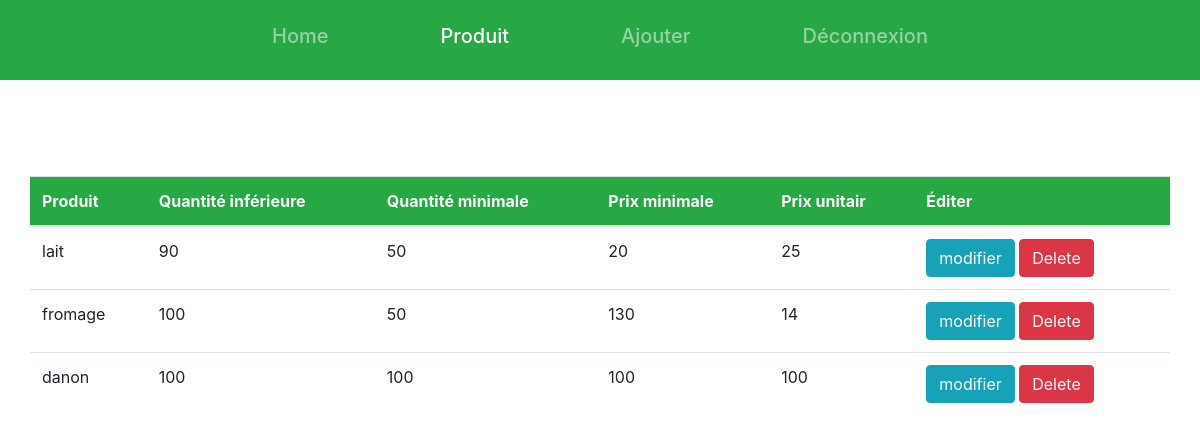
The page /produit.php?produit=laitiers on the database its author committed.
### tables this page shows
CREATE TABLE `produit` (
  `quantité_inférieure` int(11) NOT NULL,
  `quantité_minimale` int(11) NOT NULL,
  `prix_minimale` int(11) NOT NULL,
  `prix_unitair` int(11) NOT NULL,
  `catégories` varchar(200) NOT NULL,
  `ref` varchar(200) DEFAULT NULL,
  `id` int(200) NOT NULL
);

### produit.php (the view, shortened to what this page needs)
<?php
    $db_username = 'root';
    $db_password = '';
    $db_name     = 'gestion';
    $db_host     = 'localhost';
    $db = mysqli_connect($db_host, $db_username, $db_password,$db_name)
           or die('could not connect to database');
           $produit ="SELECT * FROM produit ORDER BY ref DESC";
           $conn = mysqli_query($db,$produit);
?>
<!DOCTYPE html>
<html lang="en">
<head>
    <link rel="stylesheet" href="https://cdn.jsdelivr.net/npm/bootstrap@4.6.0/dist/css/bootstrap.min.css">
</head>
<body>
<nav class="navbar navbar-expand-lg navbar-dark bg-success d-flex justify-content-center p-3">
    <ul class="navbar-nav">
      <li class="nav-item   px-md-5">
        <a class="nav-link h5" href="principale.php">Home </a>
      </li>
      <li class="nav-item active  px-md-5">
        <a class="nav-link h5" href="produit.php">Produit</a>
      </li>
      <li class="nav-item  px-md-5">
        <a class="nav-link h5" href="ajouter.php">Ajouter</a>
      </li>
      <li class="nav-item  px-md-5">
      <a class="nav-link h5" href='principale.php?deconnexion=true'><span>Déconnexion</span></a>
      </li>
    </ul>
</nav>
<br><br><br><br>
<?php if (mysqli_num_rows( $conn)) {?>
    <table class="table container">
    <thead class="bg-success text-light">
        <tr>
        <th scope="col">Produit</th>
        <th scope="col">Quantité inférieure</th>
        <th scope="col">Quantité minimale</th>
        <th scope="col">Prix minimale</th>
        <th scope="col">Prix unitair</th>
        <th scope="col">Éditer</th>
        </tr>
        </thead>
        <tbody>
        <?php
        if(isset($_GET['produit']))
        {
            $cat=$_GET['produit'];
            $reqCat="SELECT * FROM produit WHERE catégories='$cat'";
            $conn=mysqli_query($db,$reqCat);
        }
        while($rows = mysqli_fetch_assoc($conn))
      {
      ?>
      <tr>
          <td><?= $rows ['ref'] ?></td>
          <td><?= $rows ['quantité_inférieure'] ?></td>
          <td><?= $rows ['quantité_minimale'] ?></td>
          <td><?= $rows ['prix_minimale'] ?></td>
          <td><?= $rows ['prix_unitair'] ?></td>
          <td> <a href="form.php?id=<?= $rows['id'] ?>"  class="btn btn-info">modifier</a>     <a href="supprimer.php?id=<?= $rows['id'] ?>" class="btn btn-danger">Delete</a>  </td>
      </tr>
            <?php   }?>
        </tbody>
    </table>
    <?php }?>
</body>
</html>

### rows shown on the page
produit: ref "lait", quantité_inférieure "90", quantité_minimale "50", prix_minimale "20", prix_unitair "25"
produit: ref "fromage", quantité_inférieure "100", quantité_minimale "50", prix_minimale "130", prix_unitair "14"
produit: ref "danon", quantité_inférieure "100", quantité_minimale "100", prix_minimale "100", prix_unitair "100"
